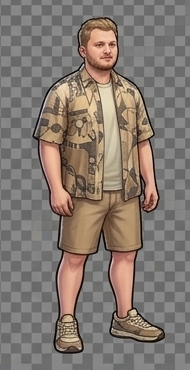
#> input picture assets/char/src/ref_0.png, 190 x 370 px; its folder holds only this picture in this run
$ python process_sprites.py
#> lines starting #> are read from the running program, lines starting #| are printed output that depends on the picture; after the words box and inside, x2 and y2 are one past the last pixel; in counts of white or black regions, pixels touching at a corner belong together
"""Cut the baked checkerboard out of the user's reference hero renders -> transparent PNG frames."""
import sys, glob, os, numpy as np
from PIL import Image
from collections import deque
src = 'assets/char/src'; out = 'assets/char'
def clean(path):
#> called with path = 'assets/char/src/ref_0.png'
    im = Image.open(path).convert('RGB'); a = np.asarray(im).astype(int); h, w, _ = a.shape
#> in clean, im is the input picture: PIL image 190x370 RGB; mean R, G, B 131.8, 121.3, 113.3
#> after `h, w, _ = a.shape`: h = 370; w = 190
    mx = a.max(2); mn = a.min(2); neutral = (mx - mn) < 9; grey = neutral & (mx > 92) & (mx < 148)
#> after `mx = a.max(2)`:
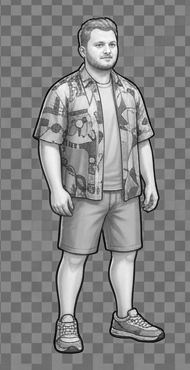
#> mx: shape (370, 190) int64; min 1, max 255, mean 131.9
#> after `mn = a.min(2)`:
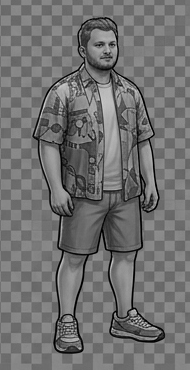
#> mn: shape (370, 190) int64; min 0, max 219, mean 113.2
#> after `neutral = mx - mn < 9`:
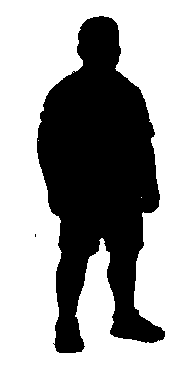
#> neutral: shape (370, 190) bool; 64% white; 2 black regions (1 under 20 px), largest, box (x1, y1, x2, y2) and area: (37, 16, 165, 353) 25290
#> after `grey = neutral & (mx > 92) & (mx < 148)`: grey: shape (370, 190) bool; 63.4% white; 3 black regions (2 under 20 px), largest, box (x1, y1, x2, y2) and area: (32, 16, 165, 355) 25760
    bg = np.zeros((h, w), bool); q = deque()
    for x in range(w):
        for y in (0, h - 1):
            if grey[y, x]: bg[y, x] = True; q.append((y, x))
#> bg: shape (370, 190) bool; 0.54% white in thin lines or dots
    for y in range(h):
        for x in (0, w - 1):
            if grey[y, x] and not bg[y, x]: bg[y, x] = True; q.append((y, x))
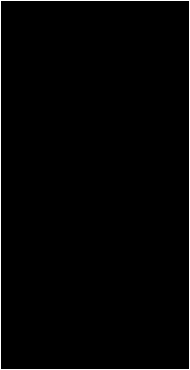
#> bg: shape (370, 190) bool; 1.6% white in thin lines or dots
    while q:
        y, x = q.popleft()
        for dy, dx in ((1, 0), (-1, 0), (0, 1), (0, -1)):
            yy, xx = y + dy, x + dx
            if 0 <= yy < h and 0 <= xx < w and grey[yy, xx] and not bg[yy, xx]: bg[yy, xx] = True; q.append((yy, xx))
#> bg: shape (370, 190) bool; 63.3% white; 3 black regions (2 under 20 px), largest, box (x1, y1, x2, y2) and area: (32, 16, 165, 355) 25794
    # enclosed checker pockets: neutral-grey pixels with checker-sized flat regions
    from itertools import product
    pocket = grey & ~bg
#> pocket: shape (370, 190) bool; 0.05% white in thin lines or dots, all inside (x1, y1, x2, y2) = (34, 66, 142, 219)
    # grow bg by 1px to eat anti-aliased fringe
    alpha = np.where(bg, 0, 255).astype(np.uint8)
    fr = bg.copy();
    for dy, dx in ((1, 0), (-1, 0), (0, 1), (0, -1)):
        sh = np.roll(np.roll(bg, dy, 0), dx, 1); fr |= sh & (mx > 80) & neutral
#> fr: shape (370, 190) bool; 63.4% white; 2 black regions (1 under 20 px), largest, box (x1, y1, x2, y2) and area: (32, 16, 165, 354) 25712
    alpha = np.where(fr, 0, 255).astype(np.uint8)
    rgba = np.dstack([a.astype(np.uint8), alpha]); return Image.fromarray(rgba, 'RGBA'), int(pocket.sum())

from collections import deque
def largest(im):
    a=np.asarray(im.getchannel('A'))>0; h,w=a.shape; lab=np.zeros((h,w),int); n=0; sizes=[0]
    for y in range(h):
        for x in range(w):
            if a[y,x] and not lab[y,x]:
                n+=1; q=deque([(y,x)]); lab[y,x]=n; c=0
                while q:
                    yy,xx=q.popleft(); c+=1
                    for dy in (-1,0,1):
                        for dx in (-1,0,1):
                            y2,x2=yy+dy,xx+dx
                            if 0<=y2<h and 0<=x2<w and a[y2,x2] and not lab[y2,x2]: lab[y2,x2]=n; q.append((y2,x2))
                sizes.append(c)
    keep=[i for i in range(1,n+1) if sizes[i]>=.15*max(sizes)]
    m=np.isin(lab,keep); arr=np.array(im); arr[...,3]=np.where(m,arr[...,3],0); return Image.fromarray(arr,'RGBA')
from PIL import ImageFilter
def finish(im):
    a=im.getchannel('A').filter(ImageFilter.MinFilter(3)).filter(ImageFilter.GaussianBlur(.6))
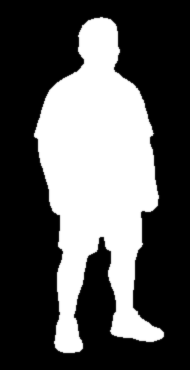
#> a: PIL image 190x370 L; min 0, max 255, mean 88.5
    im=im.copy(); im.putalpha(a); return im.crop(im.getchannel('A').point(lambda v:255 if v>30 else 0).getbbox())
#> after `im.putalpha(a)`:
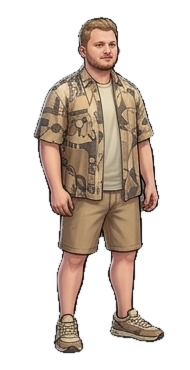
#> im: PIL image 190x370 RGBA; mean R, G, B, A 131.8, 121.3, 113.3, 88.5; transparent parts drawn white
#> after `return im.crop(im.getchannel('A').point(lambda v: 255 if v > 30 else 0`:
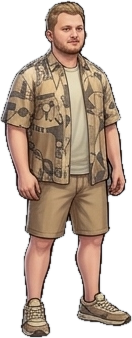
#> returned value: PIL image 132x338 RGBA; mean R, G, B, A 137.7, 121.1, 108.6, 139.5; transparent parts drawn white
SCALE=1.9  # px per cm (head ~45px ~ 24cm; standing figure 338px = 178cm)
names={'ref_0':'hero_idle','ref_3':'hero_closeup'}
runorder=['ref_4','ref_8','ref_5','ref_6','ref_1','ref_7','ref_2']
meta={'pxPerCm':SCALE,'frames':{}}
for p in sorted(glob.glob(src+'/ref_*')):
    n=os.path.splitext(os.path.basename(p))[0]; im,_=clean(p); im=finish(largest(im))
    out_n=names.get(n) or 'hero_run_%d'%runorder.index(n); im.save(f'{out}/{out_n}.png'); meta['frames'][out_n]=list(im.size); print(out_n,im.size)
    if os.path.exists(f'{out}/{n}.png'): os.remove(f'{out}/{n}.png')
import json; json.dump(meta,open(f'{out}/hero_sprites.json','w'),indent=1)

$ run again, on assets/char/src/ref_6.jpg
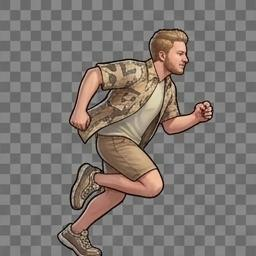
#> input picture assets/char/src/ref_6.jpg, 256 x 256 px
#> in clean, im is the input picture: PIL image 256x256 RGB; mean R, G, B 125.9, 119, 114.6
#> neutral: shape (256, 256) bool; 75.1% white; 15 black regions (14 under 20 px), largest, box (x1, y1, x2, y2) and area: (56, 27, 215, 256) 16278
#> grey: shape (256, 256) bool; 74.6% white; 53 black regions (52 under 20 px), largest, box (x1, y1, x2, y2) and area: (56, 25, 215, 256) 16549
#> pocket: shape (256, 256) bool; 0.19% white; 15 white regions (14 under 20 px), largest, box (x1, y1, x2, y2) and area: (92, 91, 106, 105) 89
#> alpha: shape (256, 256); 25.4% white; 15 white regions (14 under 20 px), largest, box (x1, y1, x2, y2) and area: (56, 27, 215, 256) 16592
#> im: PIL image 256x256 RGBA
#> in finish, `return im.crop(im.getchannel('A').point(lambda v: 255 if v > 30 else 0`:
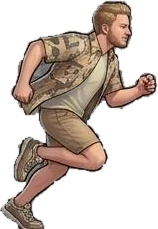
#> returned value: PIL image 158x229 RGBA; mean R, G, B, A 130, 117.5, 109.4, 109.6; transparent parts drawn white
